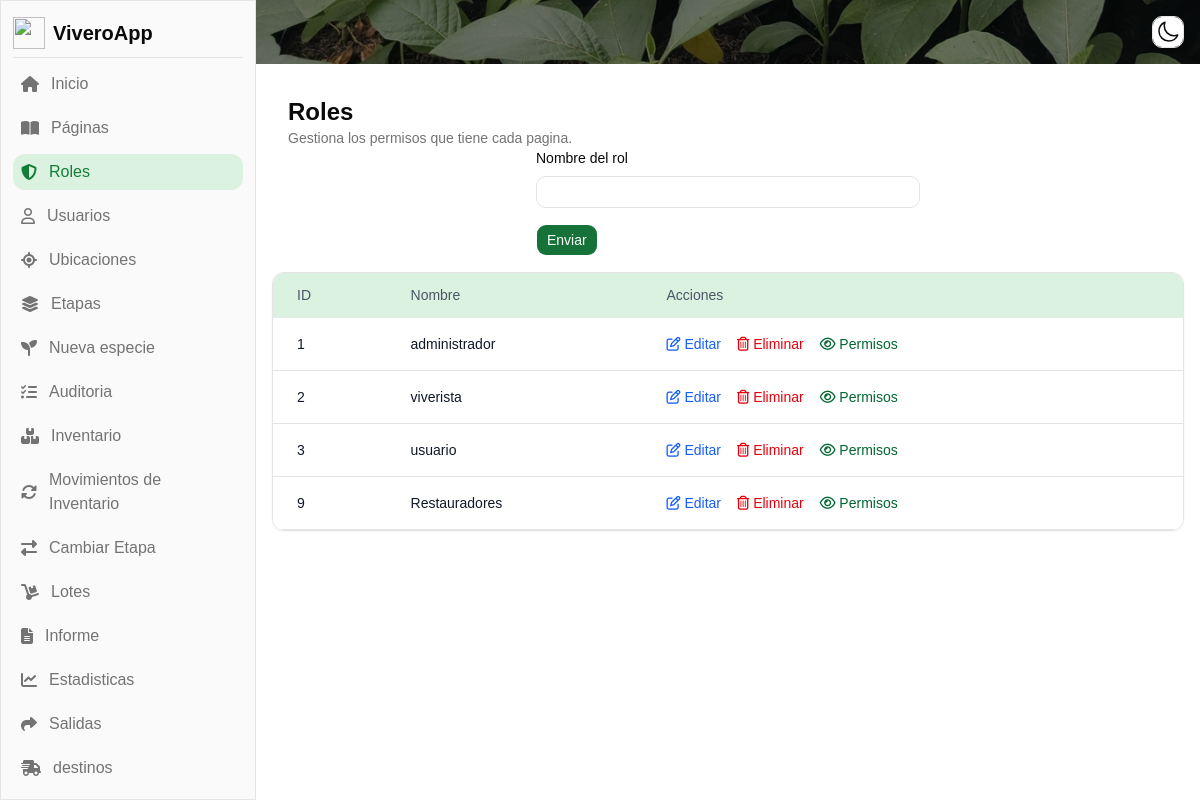
/home.php?page_id=10 (signed in), run on the app's committed database.
### tables this page shows
CREATE TABLE `pages` (
  `id` int(11) NOT NULL,
  `name` varchar(255) NOT NULL,
  `route` varchar(255) NOT NULL,
  `ord` int(11) NOT NULL DEFAULT 0,
  `icon` varchar(255) NOT NULL,
  `description` varchar(255) NOT NULL,
  `is_home` tinyint(1) NOT NULL DEFAULT 0
);

CREATE TABLE `roles` (
  `id` int(11) NOT NULL,
  `nombre` varchar(100) NOT NULL,
  `fecha_creacion` timestamp NOT NULL DEFAULT current_timestamp()
);

### models/PageModel.php (called while the page is built, shortened)
<?php
class PageModel
{
    private $conn = null;
    public function __construct()
    {
        $db = new Database();
        $this->conn = $db->connect();
    }
    public function validatePages($role_id)
    {
        $stmt = $this->conn->prepare("SELECT p.id AS id, p.name AS name, p.ord AS ord, p.icon as icon, p.is_home AS is_home, p.route AS route, p.description AS description FROM `roles` AS r INNER JOIN role_pages AS rp ON r.id = rp.role_id INNER JOIN pages AS p ON rp.page_id = p.id WHERE r.id = :role_id ORDER BY p.ord ASC");
        $stmt->bindParam(":role_id", $role_id);
        $stmt->execute();
        $data = $stmt->fetchAll(PDO::FETCH_ASSOC);
        if (count($data) > 0) {
            return $data;
        }
        return null;
    }
}

### config/database.php (called while the page is built, shortened)
<?php
class Database
{
    private $host = "localhost";
    private $user = "root";
    private $password = "";
    private $database = "vivero_app";
    public function connect()
    {
        try {
            $this->conn = new PDO("mysql:host=$this->host;dbname=$this->database", $this->user, $this->password);
            $this->conn->setAttribute(PDO::ATTR_ERRMODE, PDO::ERRMODE_EXCEPTION);
            return $this->conn;
        } catch (PDOException $e) {
            echo "Conexion fallida: " . $e->getMessage();
            return null;
        }
    }
}

### config/auth.php (called while the page is built, shortened)
<?php
include __DIR__ . "/../models/PageModel.php";
$page = new PageModel();
$page_accessed_id = $_GET['page_id'] ?? null;
$pagesRoleUser = $page->validatePages($_SESSION['usuario']['id_rol']);
$pageFound = array_filter($pagesRoleUser, fn($pg) => "$pg[id]" === "$page_accessed_id");
$pageAccessed = reset($pageFound) ?: null;

### controllers/RolesController.php (called while the page is built, shortened)
<?php
include __DIR__ . "/../models/RoleModel.php";
$role = new RoleModel();
$oneRole = null;
$allRoles = $role->getAll();

### models/RoleModel.php (called while the page is built, shortened)
<?php
class RoleModel
{
    private $conn = null;
    public function __construct()
    {
        $db = new Database();
        $this->conn = $db->connect();
    }
    public function getAll()
    {
        $stmt = $this->conn->prepare("SELECT * FROM roles");
        $stmt->execute();
        return $stmt->fetchAll(PDO::FETCH_ASSOC);
    }
}

### views/role.php (the view, shortened to what this page needs)
<?php
include __DIR__ . "/../controllers/RolesController.php";
?>
<div>
    <div class="p-4">
        <?php include("./views/layouts/header.php"); ?>
        <form method="POST" class="max-w-sm mx-auto space-y-4">
            <?=
            Form::input(
                "text",
                "name",
                "name",
                $oneRole ? $oneRole['name'] : "",
                "Nombre del rol"
            );
            ?>
            <button type="submit" class="btn btn-default btn-size-default">Enviar</button>
        </form>
    </div>
    <div class="relative overflow-x-auto shadow-xs rounded-base border">
        <table class="w-full text-sm text-left rtl:text-right text-body">
            <thead class="text-sm bg-accent border-b rounded-base border-default">
                <tr>
                    <th scope="col" class="px-6 py-3 font-medium">
                        ID
                    </th>
                    <th scope="col" class="px-6 py-3 font-medium">
                        Nombre
                    </th>
                    <th scope="col" class="px-6 py-3 font-medium">
                        Acciones
                    </th>
                </tr>
            </thead>
            <tbody>
                <?php
                foreach ($allRoles as $rl) {
                ?>
                    <tr class="bg-card border-b">
                        <th scope="row" class="px-6 py-4 font-medium text-heading whitespace-nowrap">
                            <?= $rl['id'] ?>
                        </th>
                        <th scope="row" class="px-6 py-4 font-medium text-heading whitespace-nowrap">
                            <?= $rl['nombre'] ?>
                        </th>
                        <td class="px-6 py-4 flex items-center gap-4">
                            <a href="/home.php?page_id=<?= $pageAccessed['id'] ?>&id=<?= $rl['id'] ?>" class="font-medium text-blue-600 hover:underline">
                                <i class="fa-regular fa-pen-to-square"></i>
                                Editar
                            </a>
                            <button
                                onclick="function eliminar() {
                                    if (confirm('¿Estás seguro de que deseas eliminar este rol?')) {
                                        window.location.href = '/home.php?page_id=<?= $pageAccessed['id'] ?>&delete_id=<?= $rl['id'] ?>';
                                    }
                                }
                                eliminar()"
                                class="font-medium text-destructive hover:underline cursor-pointer">
                                <i class="fa-regular fa-trash-can"></i>
                                Eliminar
                            </button>
                            <button data-modal-target="default-modal-<?= $rl['id'] ?>" data-modal-toggle="default-modal-<?= $rl['id'] ?>" class="font-medium text-green-800 hover:underline" type="button">
                                <i class="fa-regular fa-eye"></i>
                                Permisos
                            </button>
                        </td>
                    </tr>
                <?php
                }
                ?>
            </tbody>
        </table>
    </div>
</div>

### home.php (shortened to what this page needs)
<?php
include "./config/database.php";
include "./config/auth.php";
include "./helpers/Forms.php";
?>
<!DOCTYPE html>
<html lang="es" class="">
<head>
    <link rel="stylesheet" href="https://cdnjs.cloudflare.com/ajax/libs/font-awesome/6.5.0/css/all.min.css">
    <link rel="stylesheet" href="./assets/output.css" />
    <link rel="stylesheet" href="https://cdn.jsdelivr.net/npm/not-a-toast@1.1.5/dist/style.css">
</head>
<body class="">
    <aside id="default-sidebar"
        class="fixed top-0 left-0 z-40 w-64 h-full transition-transform -translate-x-full sm:translate-x-0"
        aria-label="Sidebar">
        <div class="h-full px-3 py-4 overflow-y-auto bg-sidebar border-e border">
            <ul class="space-y-2 font-medium">
                <div class="flex items-center gap-2">
                    <img src="https://portaljaimeduque.net/img/LOGO_FPJD.png" alt="" class="size-8 shrink-0">
                    <h1 class="text-xl font-bold">ViveroApp</h1>
                </div>
                <div class="h-px w-full bg-border"></div>
                <?php
                foreach ($pagesRoleUser as $pg)
                {
                    ?>
                    <li>
                        <a href="/home.php?page_id=<?= $pg['id'] ?>"
                            class="<?= $pg['id'] == $page_accessed_id ? "bg-sidebar-accent text-sidebar-accent-foreground" : "" ?> flex text-muted-foreground items-center px-2 py-1.5 hover:bg-sidebar-accent rounded-base hover:text-sidebar-accent-foreground group">
                            <i class="<?= $pg['icon'] ?>"></i>
                            <span class="ms-3"><?= $pg['name'] ?></span>
                        </a>
                    </li>
                    <?php
                }
                ?>
            </ul>
        </div>
    </aside>
    <div class="sm:ml-64">
        <div class="w-full h-16 bg-cover bg-center bg-opacity-10 sticky top-0 z-50"
            style="background-image:url('/assets/img/planta.jpg')">
            <div class="flex-1 w-full h-full bg-black/50 flex items-center justify-end px-4">
                <button id="mode-button" class="btn btn-outline btn-size-icon">
                </button>
            </div>
        </div>
        <div class="p-4">
            <?php
            if ($pageAccessed)
            {
                require_once("./views/" . $pageAccessed['route']);
            }
            ?>
        </div>
    </div>
</body>
</html>

### views/layouts/header.php
<div>
    <h1 class="text-2xl font-bold"><?= $pageAccessed['name'] ?></h1>
    <p class="text-sm text-muted-foreground"><?= $pageAccessed['description'] ?></p>
</div>

### data on the page
pages: name "Inicio"
pages: name "Páginas"
pages: name "Roles", description "Gestiona los permisos que tiene cada pagina."
pages: name "Usuarios"
pages: name "Ubicaciones"
pages: name "Etapas"
pages: name "Nueva especie"
pages: name "Auditoria"
pages: name "Inventario"
pages: name "Movimientos de Inventario"
pages: name "Cambiar Etapa"
pages: name "Lotes"
pages: name "Informe"
pages: name "Estadisticas"
pages: name "Salidas"
pages: name "destinos"
roles: id "1", nombre "administrador"
roles: id "2", nombre "viverista"
roles: id "3", nombre "usuario"
roles: id "9", nombre "Restauradores"

### other printed values
$label "Nombre del rol"
